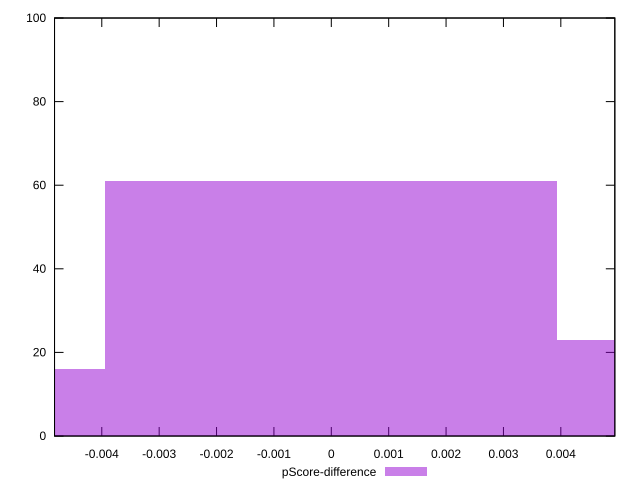

Reproduce this figure in gnuplot.
reset

$pScoreDifference <<EOF
0 61
-0.007878374541445642 16
0.007878374541445642 23
EOF

set key outside below
set boxwidth 0.007878374541445642
set xrange [-0.0048235294117647265:0.004941176470588227]
set yrange [0:100]
set trange [0:100]
set style fill transparent solid 0.5 noborder
set terminal svg size 640, 490 enhanced background rgb 'white'
set output "report_00015_2021-02-09T16-11-33.973Z/uses-rel-preload/samples/pages+cached+noadtech+nomedia+nocss/pScore-difference/histogram.svg"

plot $pScoreDifference title "pScore-difference" with boxes

reset
